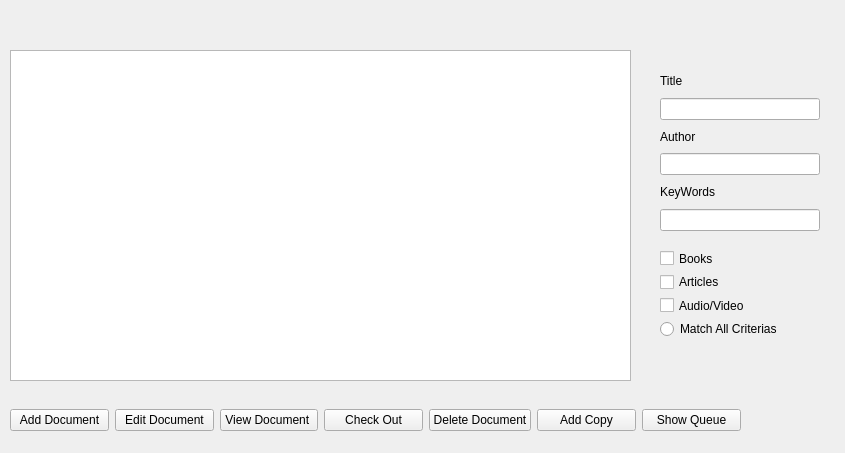
<?xml version="1.0" encoding="UTF-8"?>
<ui version="4.0">
 <class>DocumentView</class>
 <widget class="QWidget" name="DocumentView">
  <property name="geometry">
   <rect>
    <x>0</x>
    <y>0</y>
    <width>845</width>
    <height>453</height>
   </rect>
  </property>
  <property name="windowTitle">
   <string>Form</string>
  </property>
  <widget class="QTableView" name="tableView">
   <property name="geometry">
    <rect>
     <x>10</x>
     <y>50</y>
     <width>621</width>
     <height>331</height>
    </rect>
   </property>
  </widget>
  <widget class="QWidget" name="horizontalLayoutWidget">
   <property name="geometry">
    <rect>
     <x>10</x>
     <y>400</y>
     <width>731</width>
     <height>41</height>
    </rect>
   </property>
   <layout class="QHBoxLayout" name="horizontalLayout">
    <item>
     <widget class="QPushButton" name="addButton">
      <property name="text">
       <string>Add Document</string>
      </property>
     </widget>
    </item>
    <item>
     <widget class="QPushButton" name="editButton">
      <property name="text">
       <string>Edit Document</string>
      </property>
     </widget>
    </item>
    <item>
     <widget class="QPushButton" name="viewButton">
      <property name="text">
       <string>View Document </string>
      </property>
     </widget>
    </item>
    <item>
     <widget class="QPushButton" name="bookButton">
      <property name="text">
       <string>Check Out</string>
      </property>
     </widget>
    </item>
    <item>
     <widget class="QPushButton" name="deleteButton">
      <property name="text">
       <string>Delete Document</string>
      </property>
     </widget>
    </item>
    <item>
     <widget class="QPushButton" name="addCopyButton">
      <property name="text">
       <string>Add Copy</string>
      </property>
     </widget>
    </item>
    <item>
     <widget class="QPushButton" name="showQueueButton">
      <property name="text">
       <string>Show Queue</string>
      </property>
     </widget>
    </item>
   </layout>
  </widget>
  <widget class="QWidget" name="verticalLayoutWidget">
   <property name="geometry">
    <rect>
     <x>660</x>
     <y>70</y>
     <width>160</width>
     <height>161</height>
    </rect>
   </property>
   <layout class="QVBoxLayout" name="verticalLayout">
    <item>
     <widget class="QLabel" name="label">
      <property name="text">
       <string>Title</string>
      </property>
     </widget>
    </item>
    <item>
     <widget class="QLineEdit" name="titleEdit"/>
    </item>
    <item>
     <widget class="QLabel" name="label_2">
      <property name="text">
       <string>Author</string>
      </property>
     </widget>
    </item>
    <item>
     <widget class="QLineEdit" name="authorEdit"/>
    </item>
    <item>
     <widget class="QLabel" name="label_3">
      <property name="text">
       <string>KeyWords</string>
      </property>
     </widget>
    </item>
    <item>
     <widget class="QLineEdit" name="keywordsEdit"/>
    </item>
   </layout>
  </widget>
  <widget class="QWidget" name="gridLayoutWidget">
   <property name="geometry">
    <rect>
     <x>660</x>
     <y>250</y>
     <width>161</width>
     <height>88</height>
    </rect>
   </property>
   <layout class="QGridLayout" name="gridLayout">
    <item row="1" column="0">
     <widget class="QCheckBox" name="bookCheck">
      <property name="text">
       <string>Books</string>
      </property>
     </widget>
    </item>
    <item row="2" column="0">
     <widget class="QCheckBox" name="articleCheck">
      <property name="text">
       <string>Articles</string>
      </property>
     </widget>
    </item>
    <item row="3" column="0">
     <widget class="QCheckBox" name="avCheck">
      <property name="text">
       <string>Audio/Video</string>
      </property>
     </widget>
    </item>
    <item row="4" column="0">
     <widget class="QRadioButton" name="radioButton">
      <property name="text">
       <string>Match All Criterias</string>
      </property>
     </widget>
    </item>
   </layout>
  </widget>
 </widget>
 <resources/>
 <connections/>
</ui>
